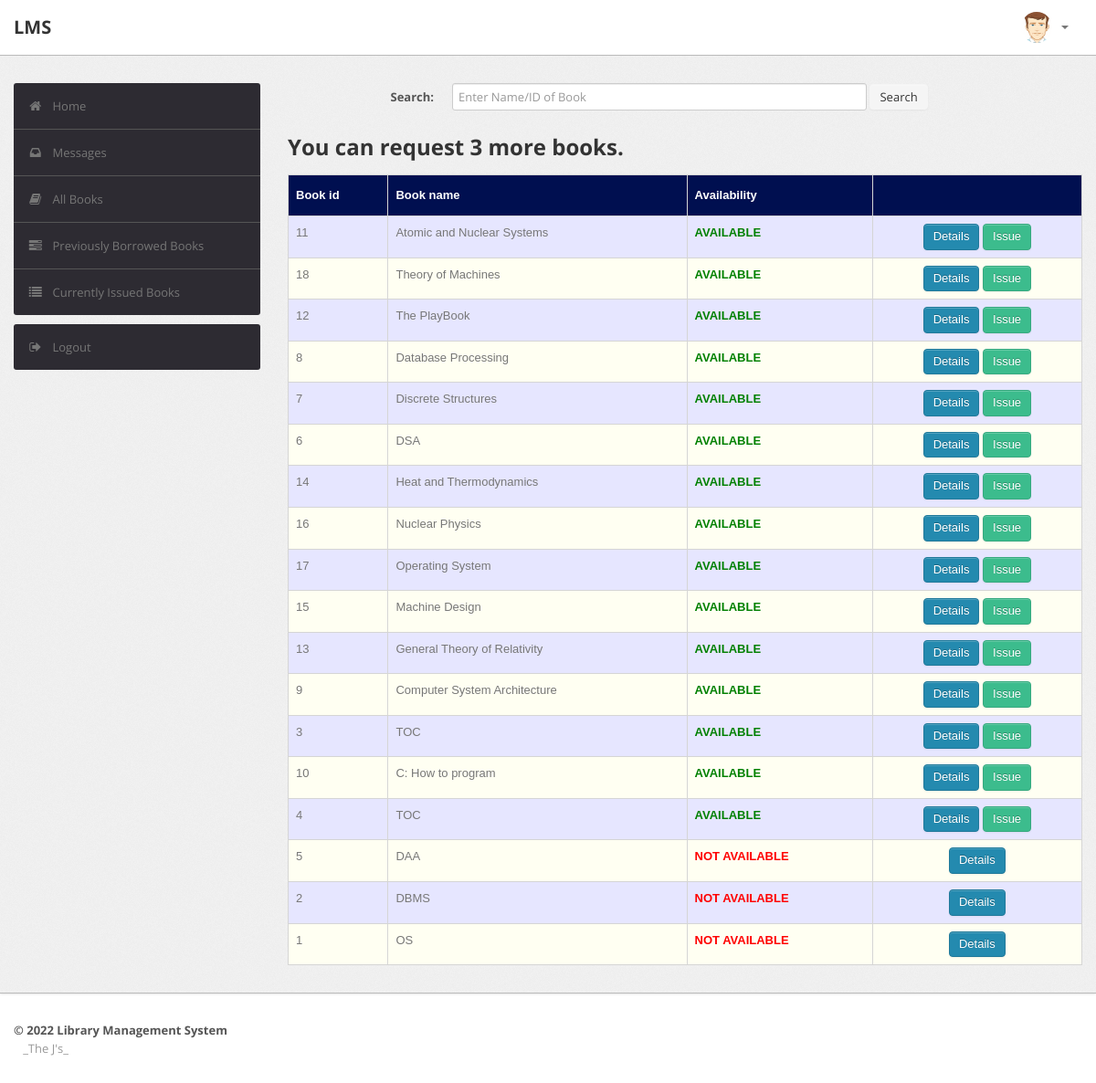
/student/book.php (signed in), run on the app's committed database.
### tables this page shows
CREATE TABLE `book` (
  `BookId` int(10) NOT NULL,
  `Title` varchar(50) DEFAULT NULL,
  `Publisher` varchar(50) DEFAULT NULL,
  `Year` varchar(50) DEFAULT NULL,
  `Availability` int(5) DEFAULT NULL
);

### student/book.php (the view, shortened to what this page needs)
<?php
require('dbconn.php');
?>
<?php
$rno=$_SESSION['RollNo'];
if ($rno) {
    $sql="select COUNT(*) from LMS.record WHERE RollNo = '$rno'";
    $result=$conn->query($sql);
    $count=mysqli_fetch_assoc($result)['COUNT(*)'];
    ?>
<!DOCTYPE html>
<html lang="en">
    <head>
        <link type="text/css" href="bootstrap/css/bootstrap.min.css" rel="stylesheet">
        <link type="text/css" href="bootstrap/css/bootstrap-responsive.min.css" rel="stylesheet">
        <link type="text/css" href="css/theme.css" rel="stylesheet">
        <link type="text/css" href="images/icons/css/font-awesome.css" rel="stylesheet">
    </head>
    <body>
        <div class="navbar navbar-fixed-top">
            <div class="navbar-inner">
                <div class="container">
                        <a class="brand" href="index.php">LMS </a>
                    <div class="nav-collapse collapse navbar-inverse-collapse">
                        <ul class="nav pull-right">
                            <li class="nav-user dropdown"><a href="#" class="dropdown-toggle" data-toggle="dropdown">
                                <img src="images/user.png" class="nav-avatar" />
                                <b class="caret"></b></a>
                            </li>
                        </ul>
                    </div>
                </div>
            </div>
        </div>
        <div class="wrapper">
            <div class="container">
                <div class="row">
                    <div class="span3">
                        <div class="sidebar">
                            <ul class="widget widget-menu unstyled">
                                <li class="active"><a href="index.php"><i class="menu-icon icon-home"></i>Home
                                </a></li>
                                 <li><a href="message.php"><i class="menu-icon icon-inbox"></i>Messages</a>
                                </li>
                                <li><a href="book.php"><i class="menu-icon icon-book"></i>All Books </a></li>
                                <li><a href="history.php"><i class="menu-icon icon-tasks"></i>Previously Borrowed Books </a></li>
                                <li><a href="current.php"><i class="menu-icon icon-list"></i>Currently Issued Books </a></li>
                            </ul>
                            <ul class="widget widget-menu unstyled">
                                <li><a href="logout.php"><i class="menu-icon icon-signout"></i>Logout </a></li>
                            </ul>
                        </div>
                    </div>
                    <div class="span9">
                        <form class="form-horizontal row-fluid" action="book.php" method="post">
                                        <div class="control-group">
                                            <label class="control-label" for="Search"><b>Search:</b></label>
                                            <div class="controls">
                                                <input type="text" id="title" name="title" placeholder="Enter Name/ID of Book" class="span8" required>
                                                <button type="submit" name="submit"class="btn">Search</button>
                                            </div>
                                        </div>
                                    </form>
                                    <br>
                                    <?php
                                    if(isset($_POST['submit']))
                                        {$s=$_POST['title'];
                                            $sql="select * from LMS.book where BookId='$s' or Title like '%$s%'";
                                        }
                                    else
                                        $sql="select * from LMS.book order by Availability DESC";
                                    $result=$conn->query($sql);
                                    $rowcount=mysqli_num_rows($result);
                                    if(!($rowcount))
                                        echo "<br><center><h2><b><i>No Results</i></b></h2></center>";
                                    else
                                    {
                                    ?>
                        <table class="table" id = "tables">
                                  <thead>
                                    <tr>
                                      <th>Book id</th>
                                      <th>Book name</th>
                                      <th>Availability</th>
                                      <th></th>
                                    </tr>
                                  </thead>
                                  <tbody>
                                    <?php
                                    if($count>=3){
                                        ?>
                                        <h2>You reached your limit, you can't request any more books.</h2>
                                        <?php
                                    }
                                    else{
                                        ?>
                                        <h2>You can request <?php echo 3-$count ?> more books.</h2>
                                        <?php
                                    }
                            while($row=$result->fetch_assoc())
                            {
                                $bookid=$row['BookId'];
                                $name=$row['Title'];
                                $avail=$row['Availability'];
                            ?>
                                    <tr>
                                      <td><?php echo $bookid ?></td>
                                      <td><?php echo $name ?></td>
                                      <td><b><?php
                                           if($avail > 0)
                                              echo "<font color=\"green\">AVAILABLE</font>";
                                            else
                                            	echo "<font color=\"red\">NOT AVAILABLE</font>";
                                                 ?>
                                                 </b></td>
                                      <td><center><a href="bookdetails.php?id=<?php echo $bookid; ?>" class="btn btn-primary">Details</a>
                                      	<?php
                                      	if($avail > 0 && $count<3)
                                      		echo "<a href=\"issue_request.php?id=".$bookid."\" class=\"btn btn-success\">Issue</a>";
                                        ?>
                                        </center></td>
                                    </tr>
                               <?php }} ?>
                               </tbody>
                                </table>
                            </div>
                </div>
                </div>
            </div>
<div class="footer">
            <div class="container">
                <b class="copyleft">&copy; 2022 Library Management System </b> <br>&nbsp;&nbsp; _The J's_
            </div>
        </div>
    </body>
</html>
<?php }
else {
    echo "<script type='text/javascript'>alert('Access Denied!!!')</script>";
    mysqli_close($conn);
} ?>

### student/css/theme.css (style rules this page uses)
#tables { font-family: "Trebuchet MS", Arial, Helvetica, sans-serif; border-collapse: collapse; width: 100%; }
#tables td, #tables th { border: 1px solid #ddd; padding: 8px; }
#tables tr:nth-child(even) { background-color: #fffff2; }
#tables tr:nth-child(odd) { background-color: #e6e6ff; }
#tables th { padding-top: 12px; padding-bottom: 12px; text-align: left; background-color: #000F50; color: white; }
body { font-size: 13px; font-family: 'Open Sans', Arial, sans-serif; background: #fff; color: #777 }
h1, h2, h3, h4, h5, h6 { color: #333; margin-top: 0 }
h2 { font-size: 24px }
strong, b { color: #555 }
.wrapper { background: url(../images/bg.png) #eee; border-bottom: 1px solid #bbb; -webkit-box-shadow: 0 1px 2px rgba(0,0,0,0.1); -moz-box-shadow: 0 1px 2px rgba(0,0,0,0.1); box-shadow: 0 1px 2px rgba(0,0,0,0.1); padding: 30px 0 }
.footer { color: #999; padding: 30px 0 60px }
form { margin: 0 }
select, textarea, input[type="text"], input[type="password"], input[type="datetime"], input[type="datetime-local"], input[type="date"], input[type="month"], input[type="time"], input[type="week"], input[type="number"], input[type="email"], input[type="url"], input[type="search"], input[type="tel"], input[type="color"], .uneditable-input, label, input, button, select, textarea { -webkit-border-radius: 3px; -moz-border-radius: 3px; border-radius: 3px; font-size: 13px; font-family: 'Open Sans', Tahoma, Arial, sans-serif }
body [class^="icon-"], body [class*=" icon-"] { font-size: 14px; line-height: 20px; height: 20px }
.form-horizontal .control-group, .form-vertical .control-group { margin-bottom: 0 }
.navbar { position: static!important; margin: 0!important }
.navbar .navbar-inner { background: #fff; border-bottom: 1px solid #bbb; -webkit-box-shadow: 0 1px 2px rgba(0,0,0,0.15); -moz-box-shadow: 0 1px 2px rgba(0,0,0,0.15); box-shadow: 0 1px 2px rgba(0,0,0,0.15) }
.navbar .brand { color: #333; font-weight: bold; font-size: 20px; margin-right: 20px; padding: 20px }
.navbar .nav>li>a { padding: 20px 15px; font-weight: bold; color: #777 }
.nav-user>a { height: 20px }
.nav-avatar { width: 34px; height: 34px; margin: -7px 5px 0 0; -webkit-border-radius: 50%; -moz-border-radius: 50%; border-radius: 50% }
.btn, .btn-box { -webkit-border-radius: 3px; -moz-border-radius: 3px; border-radius: 3px }
.btn { font-size: 13px; font-weight: 600 }
.btn { display: inline-block; margin-bottom: 0; font-weight: 400; text-align: center; vertical-align: middle; cursor: pointer; background-image: none; border: 1px solid transparent; white-space: nowrap; padding: 4px 10px; font-size: 13px; line-height: 1.42857; border-radius: 4px; -webkit-user-select: none; -moz-user-select: none; -ms-user-select: none; user-select: none }
.btn-primary { color: #fff; background-color: #248aaf; border-color: #20799a }
.btn-success { color: #fff; background-color: #3cbc8d; border-color: #36a97f }
.table { margin-bottom: 0 }
.table th, .table td { border-color: #d5d5d5!important }
.widget-menu { background: #fff; -webkit-border-radius: 3px; -moz-border-radius: 3px; border-radius: 3px; overflow: hidden }
.widget-menu a { color: #555; display: block; line-height: 20px; padding: 15px; text-decoration: none!important }
.widget-menu .menu-icon { margin-right: 10px; color: #767676; -webkit-transition: all .2s ease-in-out; -moz-transition: all .2s ease-in-out; transition: all .2s ease-in-out; }
.widget-menu>li+li { border-top: 1px solid #555 }
.widget-menu>li>a { background-color: #2d2b32; color: #767676; -webkit-transition: all .2s ease-in-out; -moz-transition: all .2s ease-in-out; transition: all .2s ease-in-out; }

### data on the page
book: BookId "11", Title "Atomic and Nuclear Systems", Availability "AVAILABLE"
book: BookId "18", Title "Theory of Machines", Availability "AVAILABLE"
book: BookId "12", Title "The PlayBook", Availability "AVAILABLE"
book: BookId "8", Title "Database Processing", Availability "AVAILABLE"
book: BookId "7", Title "Discrete Structures", Availability "AVAILABLE"
book: BookId "6", Title "DSA", Availability "AVAILABLE"
book: BookId "14", Title "Heat and Thermodynamics", Availability "AVAILABLE"
book: BookId "16", Title "Nuclear Physics", Availability "AVAILABLE"
book: BookId "17", Title "Operating System", Availability "AVAILABLE"
book: BookId "15", Title "Machine Design", Availability "AVAILABLE"
book: BookId "13", Title "General Theory of Relativity", Availability "AVAILABLE"
book: BookId "9", Title "Computer System Architecture", Availability "AVAILABLE"
book: BookId "3", Title "TOC", Availability "AVAILABLE"
book: BookId "10", Title "C: How to program", Availability "AVAILABLE"
book: BookId "4", Title "TOC", Availability "AVAILABLE"
book: BookId "5", Title "DAA", Availability "NOT AVAILABLE"
book: BookId "2", Title "DBMS", Availability "NOT AVAILABLE"
book: BookId "1", Title "OS", Availability "NOT AVAILABLE"

### other printed values
3-$count "3"
